Frame 1 (no input): blank canvas, image omitted
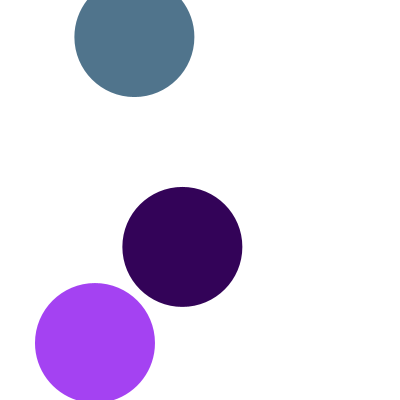
Frame 60 (the mouse pressed at the canvas centre just before this capture)
Frame 120 (the mouse held since frame 60 and released just before this capture): identical to frame 60, image omitted

The Processing sketch that drew this single still picture (run headless with seeded random() and noise(); from frame 60 on, the mouse is pressed at the canvas centre):

// Processing sketch: processing_170311
// ── processing_170311.pde

Ball[] balls = new Ball[3];
boolean globalGrow = true;
void setup() {
  size(400, 400);
  smooth();
 
 

  for (int i = 0; i < balls.length; i ++ ) {
    balls[i] = new Ball ();
  }
}
 
void draw() {
  background(255);
 

  for (int x=0; x<3; x++) {
    for (int y=0; y<3; y++) {
      if (balls[x].intersect(balls[y])) {
        if (x != y) {
          color c = color(random(255), random(255), random(255));
          balls[x].resetMe(c);
          balls[y].resetMe(c);
        }
      }
    }
  }
 
  for (int i=0; i<3; i++) {
    if (globalGrow == true) {
      balls[i].sizeIt();
    }
    balls[i].display();
  }
}

 
void mousePressed() {
  if (globalGrow == true) {
    globalGrow = false;
  } else {
    globalGrow = true;
  }
}

class Ball {
  float r; 
  float x, y;
  color c;
 
  Ball() {
    resetMe(color(random(255), random(255), random(255)));
  }
  void sizeIt() {
    r+=1;
  }
 
  void resetMe(color tempC) {
    r = 0;
    x = random(width);
    y = random(height);
    c = tempC;
  }
  void display() {
    noStroke();
    fill(c);
    ellipse(x, y, r*2, r*2);
  }
 
  boolean intersect(Ball b) {
    float distance = dist(x, y, b.x, b.y); 
    if (distance < r + b.r) {
      return true;
    } else {
      return false;
    }
  }
}
